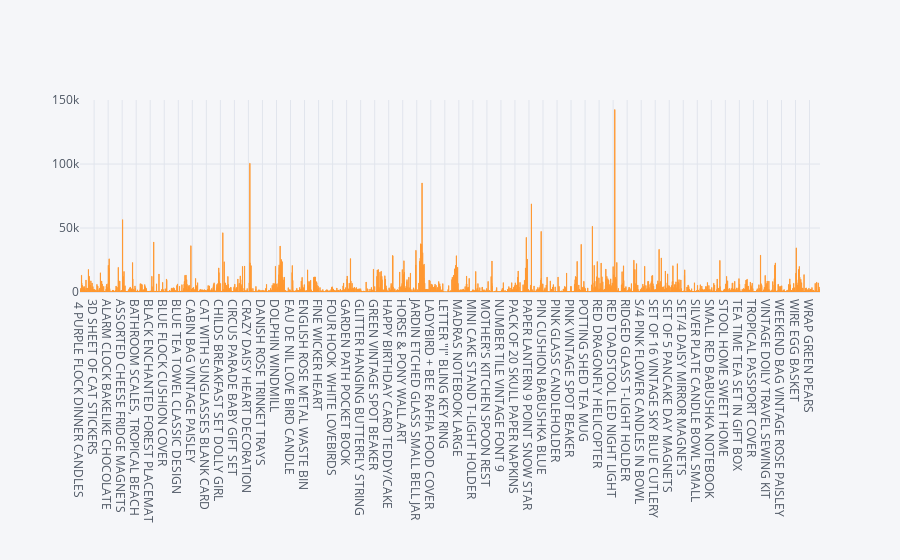

Notebook source saved alongside this figure:
### Markdown cell above
## 8. Creat an interactive bar chart that shows revenue by product description. Add a text field widget that filters the results to show the product that contain the text entered in their description.

### Code cell
@interact(Product='')

def chart(Product):
    df = data[data['Description'].str.contains(Product.upper())]
    grouped = df.groupby('Description').agg({'Revenue':'sum'})
    grouped.iplot(kind='bar')

### Figure 1 — Plotly figure (JSON) as saved in the notebook; plotly's stock layout.template omitted (floating-point values rounded to 4 significant figures; data arrays with more than 128 entries replaced by an {"elided": "..."} marker saying what was removed)
{"data": [{"marker": {"color": "rgba(255, 153, 51, 0.6)", "line": {"color": "rgba(255, 153, 51, 1.0)", "width": 1}}, "name": "Revenue", "orientation": "v", "text": "", "type": "bar", "x": {"elided": "3640 str values"}, "y": {"elided": "3640 float values"}}], "layout": {"legend": {"bgcolor": "#F5F6F9", "font": {"color": "#4D5663"}}, "paper_bgcolor": "#F5F6F9", "plot_bgcolor": "#F5F6F9", "title": {"font": {"color": "#4D5663"}}, "xaxis": {"gridcolor": "#E1E5ED", "showgrid": true, "tickfont": {"color": "#4D5663"}, "title": {"font": {"color": "#4D5663"}, "text": ""}, "zerolinecolor": "#E1E5ED"}, "yaxis": {"gridcolor": "#E1E5ED", "showgrid": true, "tickfont": {"color": "#4D5663"}, "title": {"font": {"color": "#4D5663"}, "text": ""}, "zerolinecolor": "#E1E5ED"}}}
